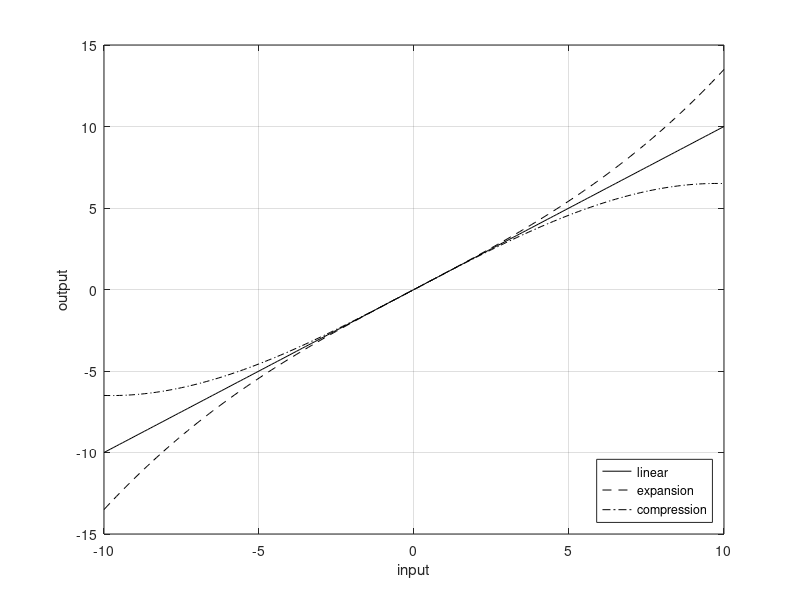
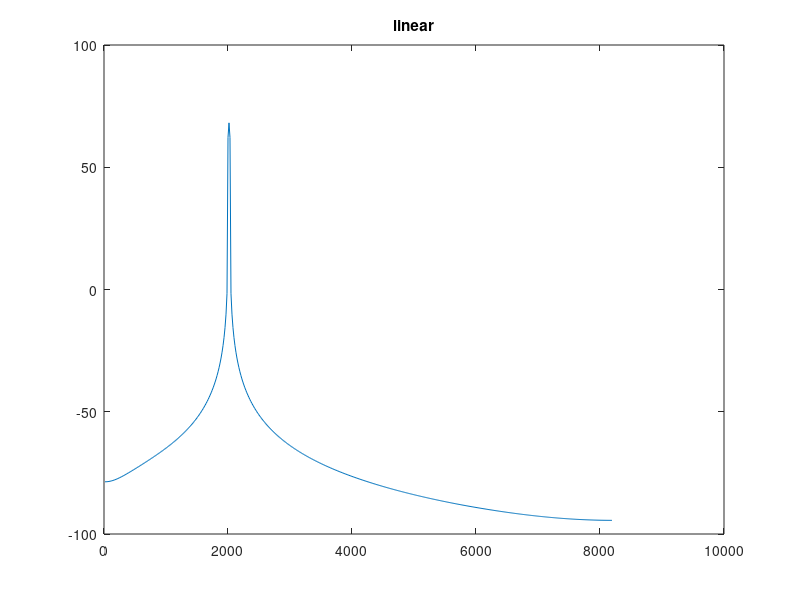
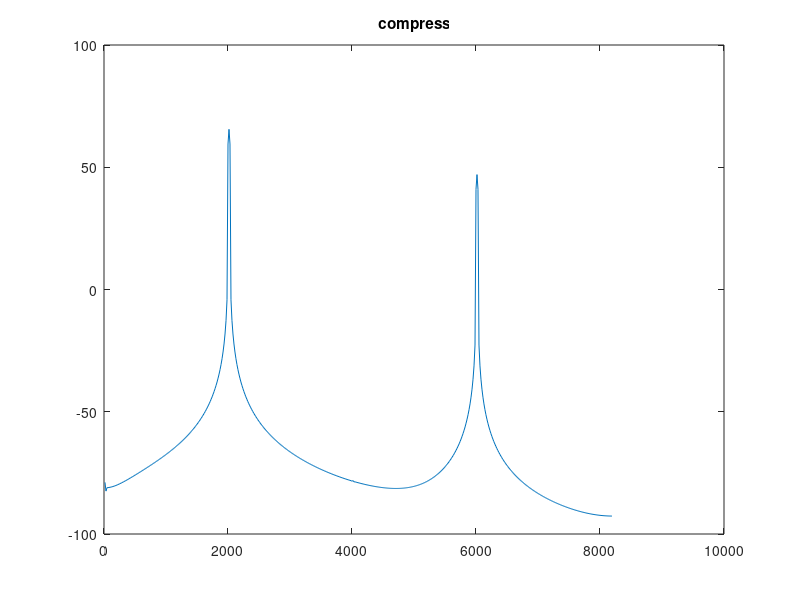
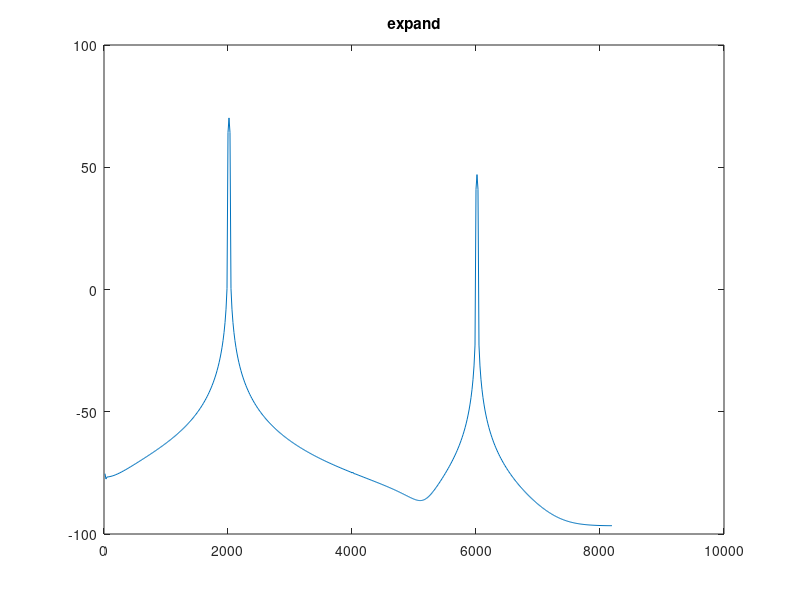

Reproduce these figures in MATLAB, in order.
% compression/expansion amplifier responses

vin=[-10:.1:10];

a1=1;
a2=0.000000001;
a3=0.0035;

vlin=a1.*vin;
vexpand=a1.*vin + a2.*vin.^2 + a3.*vin.^3;
vcompress=a1.*vin + a2.*vin.^2 - a3.*vin.^3;

figure(1);
plot(vin,vlin,'k',vin,vexpand,'k--',vin,vcompress,'k-.');
ylabel('output');
xlabel('input');
legend('linear','expansion','compression','Location','SouthEast');
grid on;

% lets look at a sinusoid

n=[1:1024];
fs=16384;
f0=2000;
arg=2*pi*f0/fs;
y=10.*sin(arg.*n);
ycomp=a1.*y + a2.*y.^2 - a3.*y.^3;
yexpand=a1.*y + a2.*y.^2 + a3.*y.^3;

F=n.*fs./1024;
han=hanning(1024)';

Yf=fft(y.*han,1024);
Yfcomp=fft(ycomp.*han,1024);
Yfexpand=fft(yexpand.*han,1024);

figure(2);
plot(F(1:512),20.*log10(abs(Yf(1:512))));
title('linear');
figure(3);
plot(F(1:512),20.*log10(abs(Yfcomp(1:512))));
title('compress');
figure(4);
plot(F(1:512),20.*log10(abs(Yfexpand(1:512))));
title('expand');
